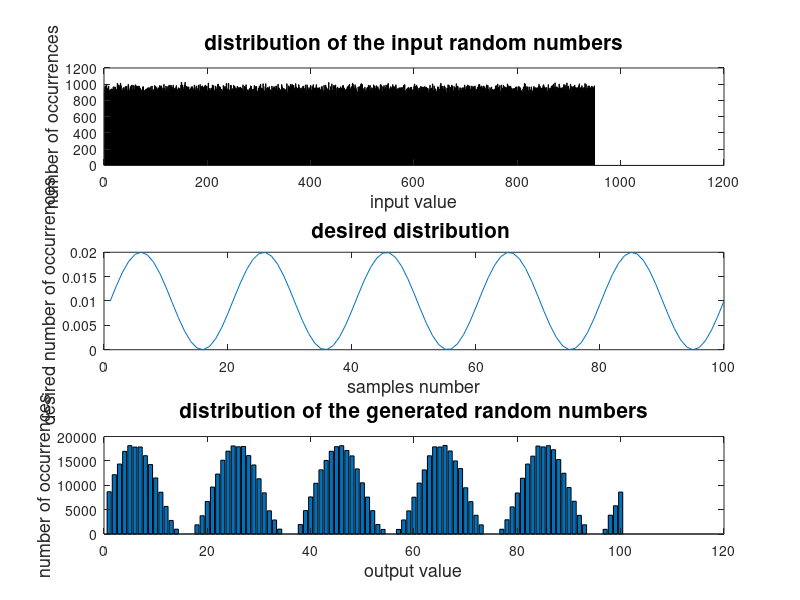

The MATLAB script that drew this image:
clear;  close all;  clc

numSamples = 9e5;                   % This is the number of random samples to generate. ideally this number would be infinity. select a large number.
numReqBins = 100;                   % This is the number of bins needed. the output will be a random number between 1 and numReqBins
numOriBins = numReqBins*10;         % Selecting a large number of bins for the input. this is a uniformly sampled random data

params.distributionType = 'sinusoid';       % this is the shape of output distribution.     available options:  'Gaussian', 'sinusoid', 'DampedSinusoid', 'sincWave', 'log'

if(strcmp(params.distributionType, 'Gaussian'))
    distribution = fspecial('gaussian', [numReqBins, 1], 7);
elseif(strcmp(params.distributionType, 'sinusoid'))
    x = 10*linspace(0,180, numReqBins);
    distribution = sind(x);
elseif(strcmp(params.distributionType, 'DampedSinusoid'))
    x = 10*linspace(0,180, numReqBins);
    distribution = exp(-x/800) .* sind(x);
elseif(strcmp(params.distributionType, 'sincWave'))
    x = 2*linspace(1,360, numReqBins/2);
    distribution = [fliplr(sind(x)./x), sind(x)./x];
elseif(strcmp(params.distributionType, 'log'))
    x = 2*linspace(1,360, numReqBins);
    distribution = log(x);
end
    
distribution = distribution - min(distribution);    % shifting the distribution such that it is non negative.
distribution = distribution/sum(distribution);      % normalising the distribution such that its sum is 1
weights = floor(distribution * numOriBins);         % Generating bucket weights

%%Create Dictionary
dict = zeros(sum(weights),1);
count = 0;
for(i=1:numel(weights))
    for(j=1:weights(i))
        count = count + 1;
        dict(count) = i;
    end
end

% initialising the outputs.
inputHist = zeros(numOriBins,1);
outputHist = zeros(numReqBins,1);
oriSamplesRec = randi(sum(weights), [numSamples, 1]);       % These are the input samples generated using a uniform distribution random number generator

% Generate random samples.
output = zeros(numSamples, 1);
for(i=1:numSamples)
    currSample = oriSamplesRec(i);
    inputHist(currSample) = inputHist(currSample) + 1;
    output(i) = dict(currSample);                           % This is the output random samples. They will have the desired distribution.
    outputHist(dict(currSample)) = outputHist(dict(currSample)) + 1;    % This is the histogram of the output random samples. This is to validate whether the distribution of the output match the required distribution.
end


% visualise
subplot(3,1,1);bar(inputHist);  xlabel('input value', 'fontsize', 13); ylabel('number of occurrences', 'fontsize', 13);    title('distribution of the input random numbers', 'fontsize',15);
subplot(3,1,2);plot(distribution); xlabel('samples number', 'fontsize', 13); ylabel('desired number of occurrences', 'fontsize', 13);    title('desired distribution ', 'fontsize',15);
subplot(3,1,3);bar(outputHist); xlabel('output value', 'fontsize', 13); ylabel('number of occurrences', 'fontsize', 13);    title('distribution of the generated random numbers', 'fontsize',15);
